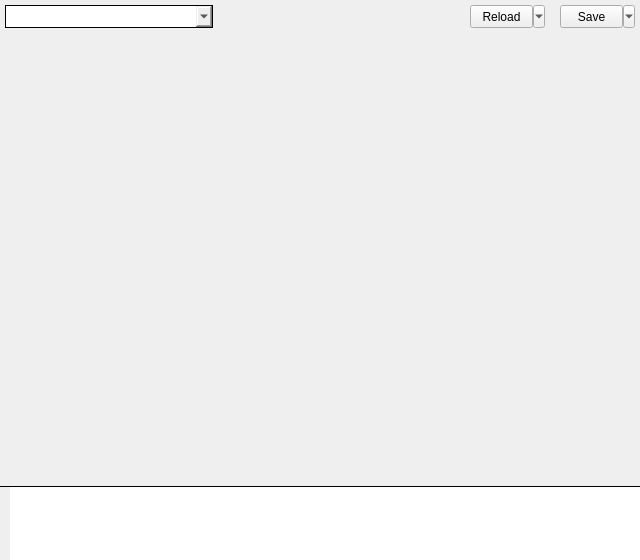
<?xml version="1.0" encoding="UTF-8"?>
<ui version="4.0">
 <class>FFXEditorClass</class>
 <widget class="QMainWindow" name="FFXEditorClass">
  <property name="geometry">
   <rect>
    <x>0</x>
    <y>0</y>
    <width>640</width>
    <height>560</height>
   </rect>
  </property>
  <property name="minimumSize">
   <size>
    <width>640</width>
    <height>560</height>
   </size>
  </property>
  <property name="maximumSize">
   <size>
    <width>640</width>
    <height>560</height>
   </size>
  </property>
  <property name="windowTitle">
   <string notr="true">FFXEditor</string>
  </property>
  <property name="styleSheet">
   <string notr="true">QMainWindow
{
border-image: url(:/FFXEditor/Resources/Final_Fantasy_X_Logo.png);
}</string>
  </property>
  <widget class="QWidget" name="centralWidget">
   <widget class="QComboBox" name="menuBox">
    <property name="geometry">
     <rect>
      <x>5</x>
      <y>5</y>
      <width>208</width>
      <height>23</height>
     </rect>
    </property>
    <property name="minimumSize">
     <size>
      <width>208</width>
      <height>0</height>
     </size>
    </property>
    <property name="font">
     <font>
      <family>Arial</family>
      <pointsize>12</pointsize>
     </font>
    </property>
    <property name="styleSheet">
     <string notr="true">border-width:1px;
border-style:solid;</string>
    </property>
   </widget>
   <widget class="QLabel" name="aboutLabel">
    <property name="geometry">
     <rect>
      <x>220</x>
      <y>5</y>
      <width>251</width>
      <height>21</height>
     </rect>
    </property>
    <property name="font">
     <font>
      <family>Times New Roman</family>
      <pointsize>14</pointsize>
      <italic>true</italic>
     </font>
    </property>
    <property name="styleSheet">
     <string notr="true">background:transparent;</string>
    </property>
    <property name="text">
     <string notr="true"/>
    </property>
   </widget>
   <widget class="QFrame" name="containerMain">
    <property name="geometry">
     <rect>
      <x>0</x>
      <y>28</y>
      <width>640</width>
      <height>457</height>
     </rect>
    </property>
    <property name="minimumSize">
     <size>
      <width>640</width>
      <height>457</height>
     </size>
    </property>
    <property name="maximumSize">
     <size>
      <width>640</width>
      <height>457</height>
     </size>
    </property>
    <property name="styleSheet">
     <string notr="true">QFrame#containerMain
{
margin:0 0 0 0;
}</string>
    </property>
   </widget>
   <widget class="QToolButton" name="saveButton">
    <property name="geometry">
     <rect>
      <x>560</x>
      <y>5</y>
      <width>75</width>
      <height>23</height>
     </rect>
    </property>
    <property name="text">
     <string notr="true">Save</string>
    </property>
    <property name="popupMode">
     <enum>QToolButton::MenuButtonPopup</enum>
    </property>
    <property name="toolButtonStyle">
     <enum>Qt::ToolButtonTextOnly</enum>
    </property>
    <property name="arrowType">
     <enum>Qt::DownArrow</enum>
    </property>
   </widget>
   <widget class="QToolButton" name="reloadButton">
    <property name="geometry">
     <rect>
      <x>470</x>
      <y>5</y>
      <width>75</width>
      <height>23</height>
     </rect>
    </property>
    <property name="minimumSize">
     <size>
      <width>75</width>
      <height>23</height>
     </size>
    </property>
    <property name="text">
     <string notr="true">Reload</string>
    </property>
    <property name="popupMode">
     <enum>QToolButton::MenuButtonPopup</enum>
    </property>
    <property name="toolButtonStyle">
     <enum>Qt::ToolButtonTextOnly</enum>
    </property>
    <property name="arrowType">
     <enum>Qt::DownArrow</enum>
    </property>
   </widget>
   <widget class="QPlainTextEdit" name="infoLabel">
    <property name="geometry">
     <rect>
      <x>-1</x>
      <y>486</y>
      <width>642</width>
      <height>76</height>
     </rect>
    </property>
    <property name="font">
     <font>
      <family>MS Shell Dlg 2</family>
      <pointsize>8</pointsize>
     </font>
    </property>
    <property name="styleSheet">
     <string notr="true">padding: 0 0 0 10;</string>
    </property>
    <property name="frameShape">
     <enum>QFrame::Box</enum>
    </property>
    <property name="frameShadow">
     <enum>QFrame::Plain</enum>
    </property>
    <property name="horizontalScrollBarPolicy">
     <enum>Qt::ScrollBarAlwaysOff</enum>
    </property>
    <property name="documentTitle">
     <string notr="true"/>
    </property>
    <property name="undoRedoEnabled">
     <bool>false</bool>
    </property>
    <property name="readOnly">
     <bool>true</bool>
    </property>
    <property name="plainText">
     <string notr="true"/>
    </property>
    <property name="textInteractionFlags">
     <set>Qt::TextSelectableByKeyboard|Qt::TextSelectableByMouse</set>
    </property>
   </widget>
  </widget>
 </widget>
 <layoutdefault spacing="6" margin="11"/>
 <resources>
  <include location="ffxeditor.qrc"/>
 </resources>
 <connections/>
</ui>
